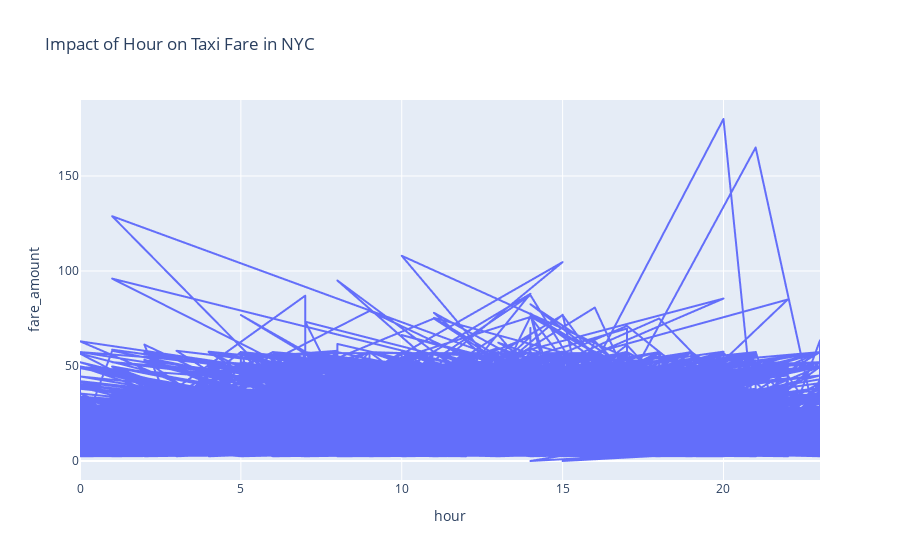

The notebook cell this image was saved under:
### Code cell
import plotly.express as px
fig = px.line(df, x="hour", y="fare_amount", title='Impact of Hour on Taxi Fare in NYC')
fig.show() #largest fares later in the night

### Figure 1 — Plotly figure (JSON) as saved in the notebook; plotly's stock layout.template omitted (floating-point values rounded to 4 significant figures; data arrays with more than 128 entries replaced by an {"elided": "..."} marker saying what was removed)
{"data": [{"hovertemplate": "hour=%{x}<br>fare_amount=%{y}<extra></extra>", "legendgroup": "", "line": {"color": "#636efa", "dash": "solid"}, "mode": "lines", "name": "", "showlegend": false, "type": "scattergl", "x": {"elided": "19997 int values"}, "xaxis": "x", "y": {"elided": "19997 float values"}, "yaxis": "y"}], "layout": {"legend": {"tracegroupgap": 0}, "title": {"text": "Impact of Hour on Taxi Fare in NYC"}, "xaxis": {"anchor": "y", "domain": [0, 1], "title": {"text": "hour"}}, "yaxis": {"anchor": "x", "domain": [0, 1], "title": {"text": "fare_amount"}}}}
